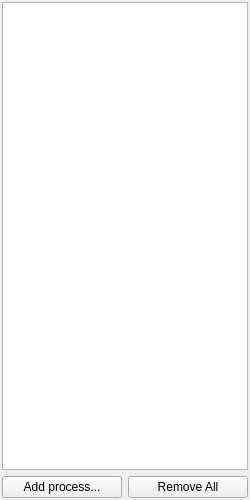
<?xml version="1.0" encoding="UTF-8"?>
<ui version="4.0">
 <class>ModellingTabWidgetBase</class>
 <widget class="QWidget" name="ModellingTabWidgetBase">
  <property name="geometry">
   <rect>
    <x>0</x>
    <y>0</y>
    <width>250</width>
    <height>500</height>
   </rect>
  </property>
  <property name="windowTitle">
   <string>Form</string>
  </property>
  <layout class="QVBoxLayout" name="verticalLayout">
   <property name="margin">
    <number>2</number>
   </property>
   <item>
    <widget class="ProcessView" name="treeView"/>
   </item>
   <item>
    <layout class="QHBoxLayout" name="horizontalLayout">
     <item>
      <widget class="QPushButton" name="addCondButton">
       <property name="text">
        <string>Add process...</string>
       </property>
      </widget>
     </item>
     <item>
      <widget class="QPushButton" name="deleteAllButton">
       <property name="text">
        <string>Remove All</string>
       </property>
      </widget>
     </item>
    </layout>
   </item>
  </layout>
 </widget>
 <customwidgets>
  <customwidget>
   <class>ProcessView</class>
   <extends>QTreeView</extends>
   <header>ProcessView.h</header>
  </customwidget>
 </customwidgets>
 <resources/>
 <connections/>
</ui>
